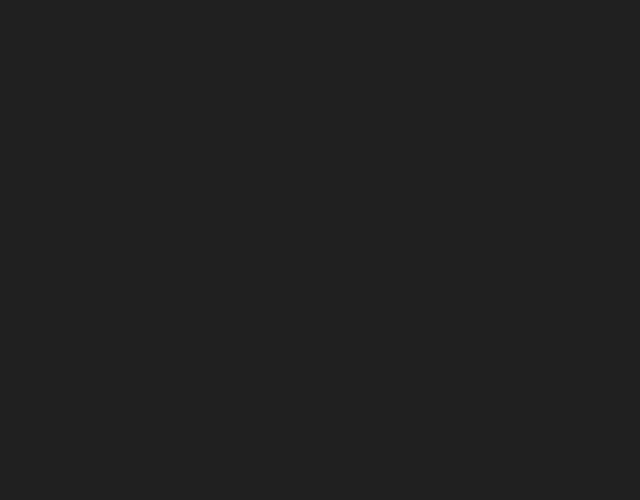
Frame 1 (no input)
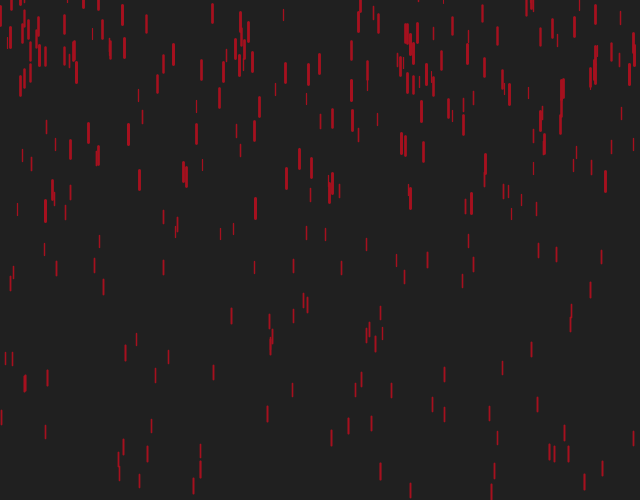
Frame 60 (the mouse pressed at the canvas centre just before this capture)
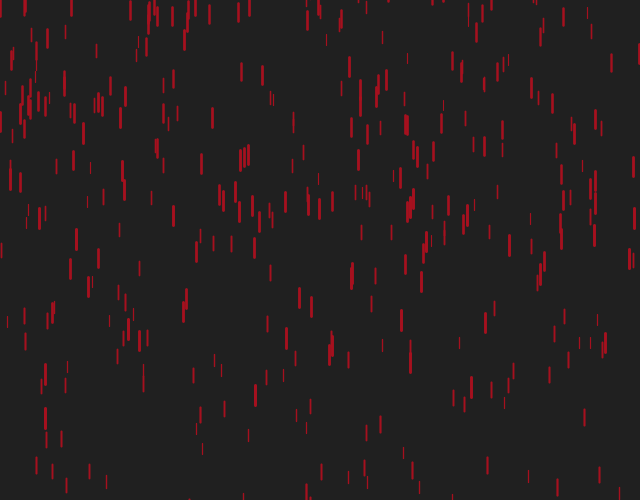
Frame 120 (the mouse held since frame 60 and released just before this capture)

The Processing sketch that drew these frames (run headless with seeded random() and noise(); from frame 60 on, the mouse is pressed at the canvas centre):

// Processing sketch: RedRain
// ── RedRain.pde
Drop[] drops = new Drop[500];

void setup() {
  size(640, 500);
  for (int i = 0; i < drops.length; i++) {
    drops[i] = new Drop();
  }
}

void draw() {
  background(32);
  for (int i = 0; i < drops.length; i++) {
    drops[i].fall();
    drops[i].show();
  }
}

// ── Drop.pde
class Drop {
  float x;
  float y;
  float z;
  float len;
  float yspeed;

  Drop() {
    x  = random(width);
    y  = random(-500, -50);
    z  = random(0, 20);
    len = map(z, 0, 20, 10, 20);
    yspeed  = map(z, 0, 20, 1, 20);
  }

  void fall() {
    y = y + yspeed;
    float grav = map(z, 0, 20, 0, 0.2);
    yspeed = yspeed + grav;

    if (y > height) {
      y = random(-200, -200);
      yspeed = map(z, 0, 20, 4, 10);
    }
  }

  void show() {
    float thick = map(z, 0, 20, 1, 3);
    strokeWeight(thick);
    stroke(166, 16, 30);
    line(x, y, x, y+len);
  }
}
